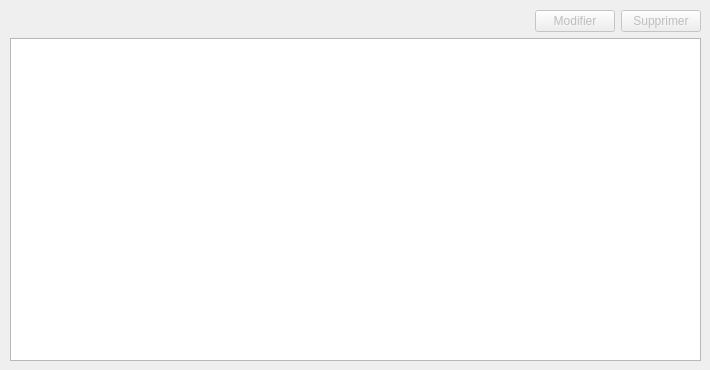
<?xml version="1.0" encoding="UTF-8"?>
<ui version="4.0">
 <class>TabPersonnel</class>
 <widget class="QWidget" name="TabPersonnel">
  <property name="geometry">
   <rect>
    <x>0</x>
    <y>0</y>
    <width>710</width>
    <height>370</height>
   </rect>
  </property>
  <property name="windowTitle">
   <string>Form</string>
  </property>
  <widget class="QWidget" name="gridLayoutWidget_3">
   <property name="geometry">
    <rect>
     <x>10</x>
     <y>10</y>
     <width>691</width>
     <height>351</height>
    </rect>
   </property>
   <layout class="QGridLayout" name="gridLayout">
    <item row="0" column="1">
     <widget class="QPushButton" name="btnModifier">
      <property name="enabled">
       <bool>false</bool>
      </property>
      <property name="text">
       <string>Modifier</string>
      </property>
     </widget>
    </item>
    <item row="0" column="2">
     <widget class="QPushButton" name="btnSupprimer">
      <property name="enabled">
       <bool>false</bool>
      </property>
      <property name="text">
       <string>Supprimer</string>
      </property>
     </widget>
    </item>
    <item row="0" column="0">
     <spacer name="horizontalSpacer">
      <property name="orientation">
       <enum>Qt::Horizontal</enum>
      </property>
      <property name="sizeType">
       <enum>QSizePolicy::Expanding</enum>
      </property>
      <property name="sizeHint" stdset="0">
       <size>
        <width>40</width>
        <height>20</height>
       </size>
      </property>
     </spacer>
    </item>
    <item row="1" column="0" colspan="3">
     <widget class="QTreeView" name="treeView"/>
    </item>
   </layout>
  </widget>
 </widget>
 <resources/>
 <connections/>
</ui>
